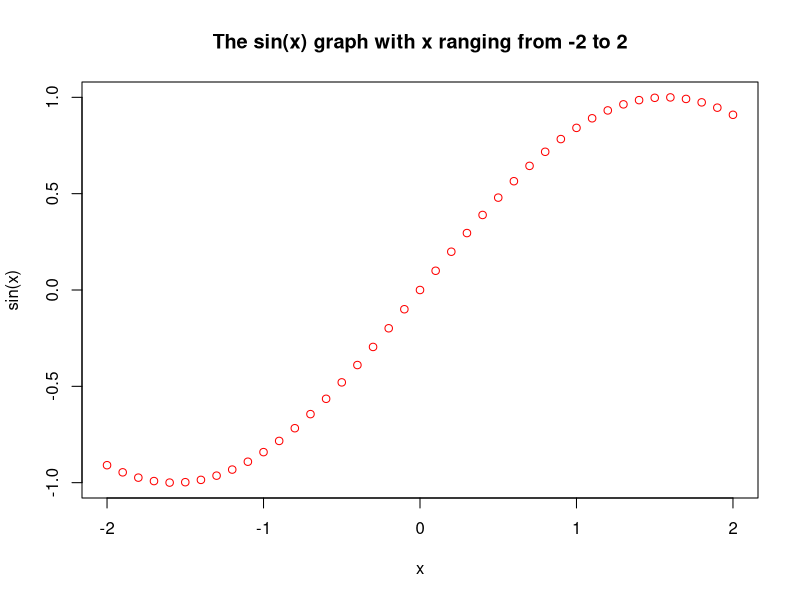

Here is the R script that generated this plot:
## ---- chunk 1
#|echo: true

x <- (-20:20)/10
y = sin(x)

plot(x, y, col="red", xlab = "x", ylab = "sin(x)", main = "The sin(x) graph with x ranging from -2 to 2")
